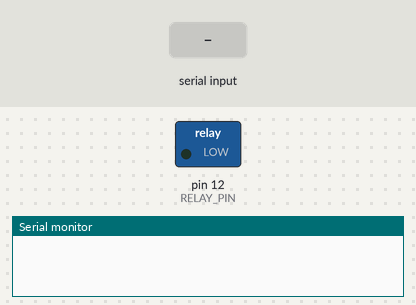
This sketch was run on a simulated Arduino Uno, built with avr-gcc and run on an emulated ATmega328P. On the bench: switched loads named in the sketch (green lamp = pin HIGH), the last lines printed to the serial monitor. The test bench sets the inputs (shaded band).

Above: at 1.2 s.
1.3 s: "1" received over Serial
At 2.4 s:
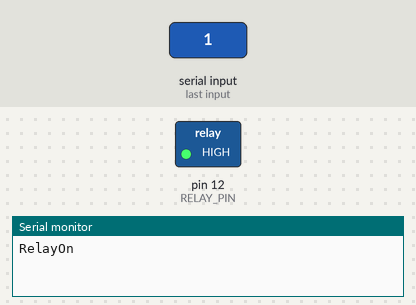
2.8 s: "0" received over Serial
At 3.6 s:
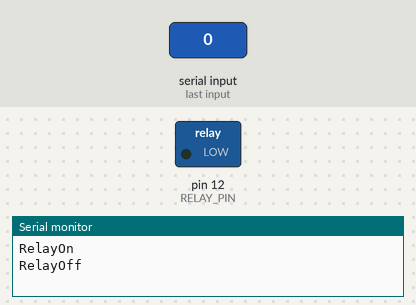
Timing chart, 0 to 5.8 s (numbered marks = the images above; inputs shaded):
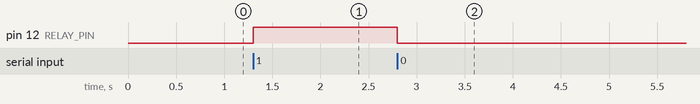

The sketch:

Relay_OnOff.ino
```cpp
#define RELAY_PIN 12
int input;

void setup() {
  Serial.begin(9600);
  pinMode(RELAY_PIN,OUTPUT);
}

void loop() {
  if(Serial.available()){
    input = Serial.read();
    if(input == '1'){
      RelayOn(RELAY_PIN);
    }
    if(input == '0'){
      RelayOff(RELAY_PIN);
    }
  }
}

void RelayOn(int pin){
  digitalWrite(pin, HIGH);
  Serial.println("RelayOn");
}

void RelayOff(int pin){
  digitalWrite(pin, LOW);
  Serial.println("RelayOff");
}
```

Measured:
- after the input at 1.3 s, pin 12 (RELAY_PIN): LOW → HIGH at once
- after the input at 2.8 s, pin 12 (RELAY_PIN): HIGH → LOW at once
